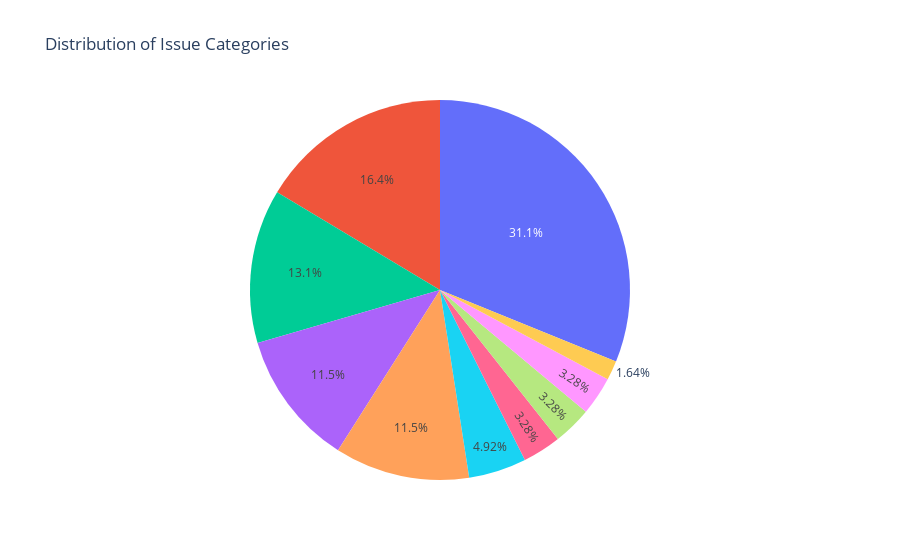

The code cell stored with this chart in its notebook:
### Markdown cell above
### We can also use <span style="color:turquoise;">PLOTLY</span> to visualize the data

### Code cell
# Create a pie chart using Plotly
import plotly.express as px
import pandas

labels = list(category_counts.keys())
values = list(category_counts.values())
fig = px.pie(labels=labels, values=values, title='Distribution of Issue Categories')
#fig.update_layout(renderer="notebook")
fig.write_html('plotly_chart.html')
fig.show()

### Figure 1 — Plotly figure (JSON) as saved in the notebook; plotly's stock layout.template omitted (floating-point values rounded to 4 significant figures)
{"data": [{"domain": {"x": [0, 1], "y": [0, 1]}, "hovertemplate": "value=%{value}<extra></extra>", "legendgroup": "", "name": "", "showlegend": false, "type": "pie", "values": [19, 7, 2, 10, 7, 2, 8, 2, 3, 1]}], "layout": {"legend": {"tracegroupgap": 0}, "title": {"text": "Distribution of Issue Categories"}}}
